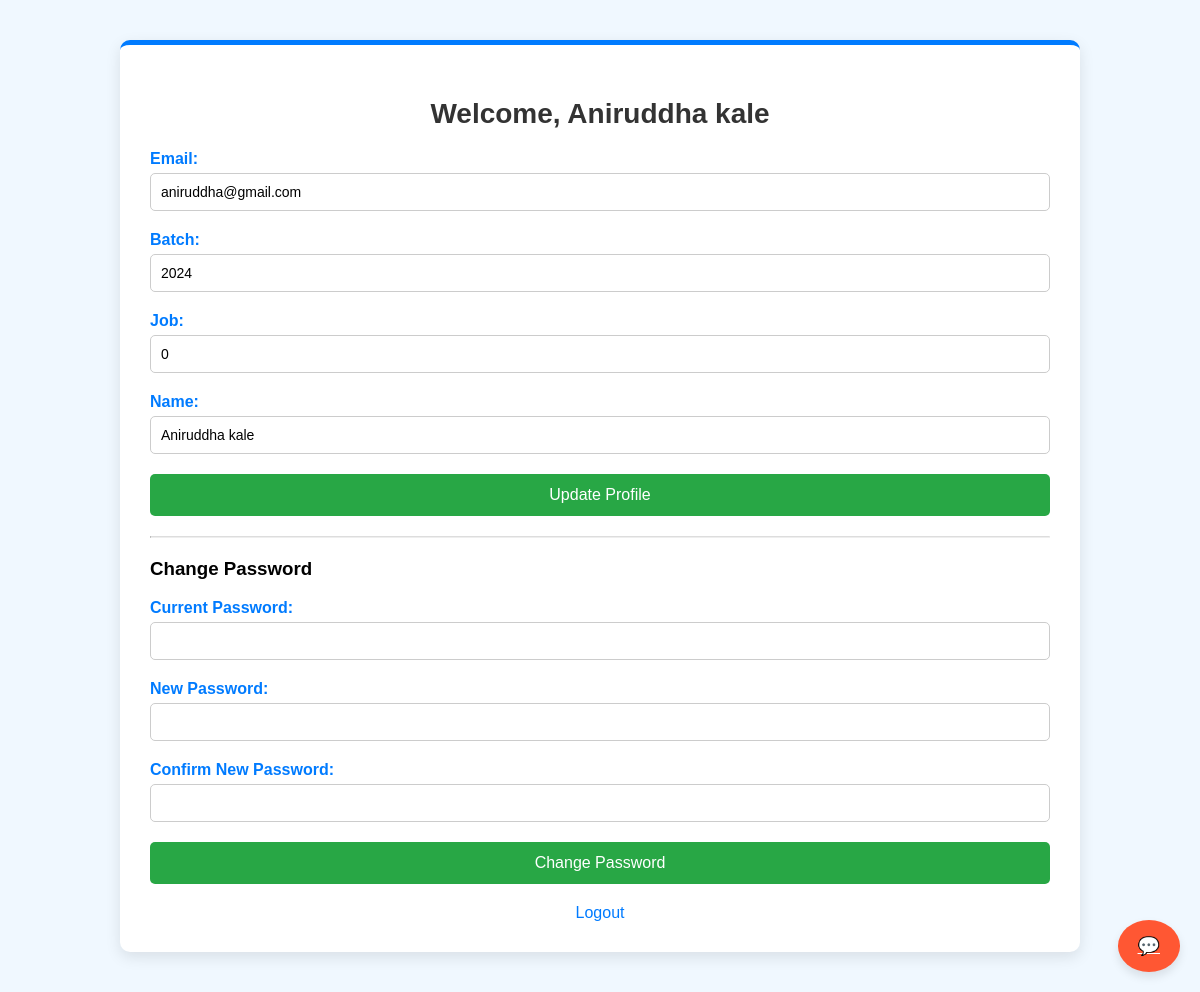
The page /alumni.php (signed in) on the database its author committed.
### tables this page shows
CREATE TABLE `users` (
  `user_id` int(11) NOT NULL,
  `name` varchar(100) NOT NULL,
  `email` varchar(100) NOT NULL,
  `password` varchar(255) NOT NULL,
  `batch` varchar(50) DEFAULT NULL,
  `job` varchar(100) DEFAULT NULL,
  `role` enum('alumni','admin') NOT NULL
);

### alumni.php (the view, shortened to what this page needs)
<?php
$user_id = $_SESSION['user_id'];
$conn = new mysqli("localhost", "root", "", "xie_alumni");
$sql = "SELECT name, email, batch, job, password FROM users WHERE user_id = ?";
$stmt = $conn->prepare($sql);
$stmt->bind_param("i", $user_id);
$stmt->execute();
$result = $stmt->get_result();
$user = $result->fetch_assoc();
?>
<!DOCTYPE html>
<html>
<head>
</head>
<body>
    <div class="container">
        <h2>Welcome, <?php echo htmlspecialchars($user["name"]); ?></h2>
        <form method="POST">
            <div class="form-group">
                <label for="email">Email:</label>
                <input type="email" id="email" name="email" value="<?php echo htmlspecialchars($user["email"]); ?>" required>
            </div>
            <div class="form-group">
                <label for="batch">Batch:</label>
                <input type="text" id="batch" name="batch" value="<?php echo htmlspecialchars($user["batch"]); ?>" required>
            </div>
            <div class="form-group">
                <label for="job">Job:</label>
                <input type="text" id="job" name="job" value="<?php echo htmlspecialchars($user["job"]); ?>" required>
            </div>
            <div class="form-group">
                <label for="name">Name:</label>
                <input type="text" id="name" name="name" value="<?php echo htmlspecialchars($user["name"]); ?>" required>
            </div>
            <div class="form-group">
                <input type="submit" name="update_profile" value="Update Profile">
            </div>
        </form>
        <hr>
        <h3>Change Password</h3>
        <form method="POST">
            <div class="form-group">
                <label for="current_password">Current Password:</label>
                <input type="password" id="current_password" name="current_password" required>
            </div>
            <div class="form-group">
                <label for="new_password">New Password:</label>
                <input type="password" id="new_password" name="new_password" required>
            </div>
            <div class="form-group">
                <label for="confirm_password">Confirm New Password:</label>
                <input type="password" id="confirm_password" name="confirm_password" required>
            </div>
            <div class="form-group">
                <input type="submit" name="change_password" value="Change Password">
            </div>
        </form>
        <a href="logout.php" class="logout">Logout</a>
    </div>
    <a href="chat_admin.php" class="chat-button">💬</a>
</body>
</html>

### alumni.php (style rules this page uses)
body { font-family: 'Arial', sans-serif; margin: 0; padding: 0; background-color: #f0f8ff; }
.container { width: 100%; max-width: 900px; margin: 40px auto; background-color: #fff; padding: 30px; border-radius: 10px; box-shadow: 0 5px 15px rgba(0, 0, 0, 0.1); border-top: 5px solid #007bff; }
h2 { color: #333; text-align: center; font-size: 28px; margin-bottom: 20px; }
.form-group { margin-bottom: 20px; }
.form-group label { font-weight: bold; margin-bottom: 5px; display: block; color: #007bff; }
.form-group input[type="text"], .form-group input[type="email"], .form-group input[type="password"] { width: 100%; padding: 10px; border-radius: 5px; border: 1px solid #ccc; box-sizing: border-box; font-size: 14px; }
.form-group input[type="submit"] { width: 100%; padding: 12px; background-color: #28a745; color: #fff; border: none; border-radius: 5px; font-size: 16px; cursor: pointer; }
hr { margin: 20px 0; border-top: 1px solid #ddd; }
.logout { display: block; text-align: center; font-size: 16px; color: #007bff; margin-top: 20px; text-decoration: none; }
.chat-button { position: fixed; bottom: 20px; right: 20px; background-color: #ff5733; color: #fff; padding: 15px 20px; border-radius: 50%; font-size: 18px; box-shadow: 0 5px 10px rgba(0, 0, 0, 0.1); cursor: pointer; border: none; text-align: center; }

### rows shown on the page
users: name "Aniruddha kale", email "aniruddha@gmail.com", batch "2024", job "0"
